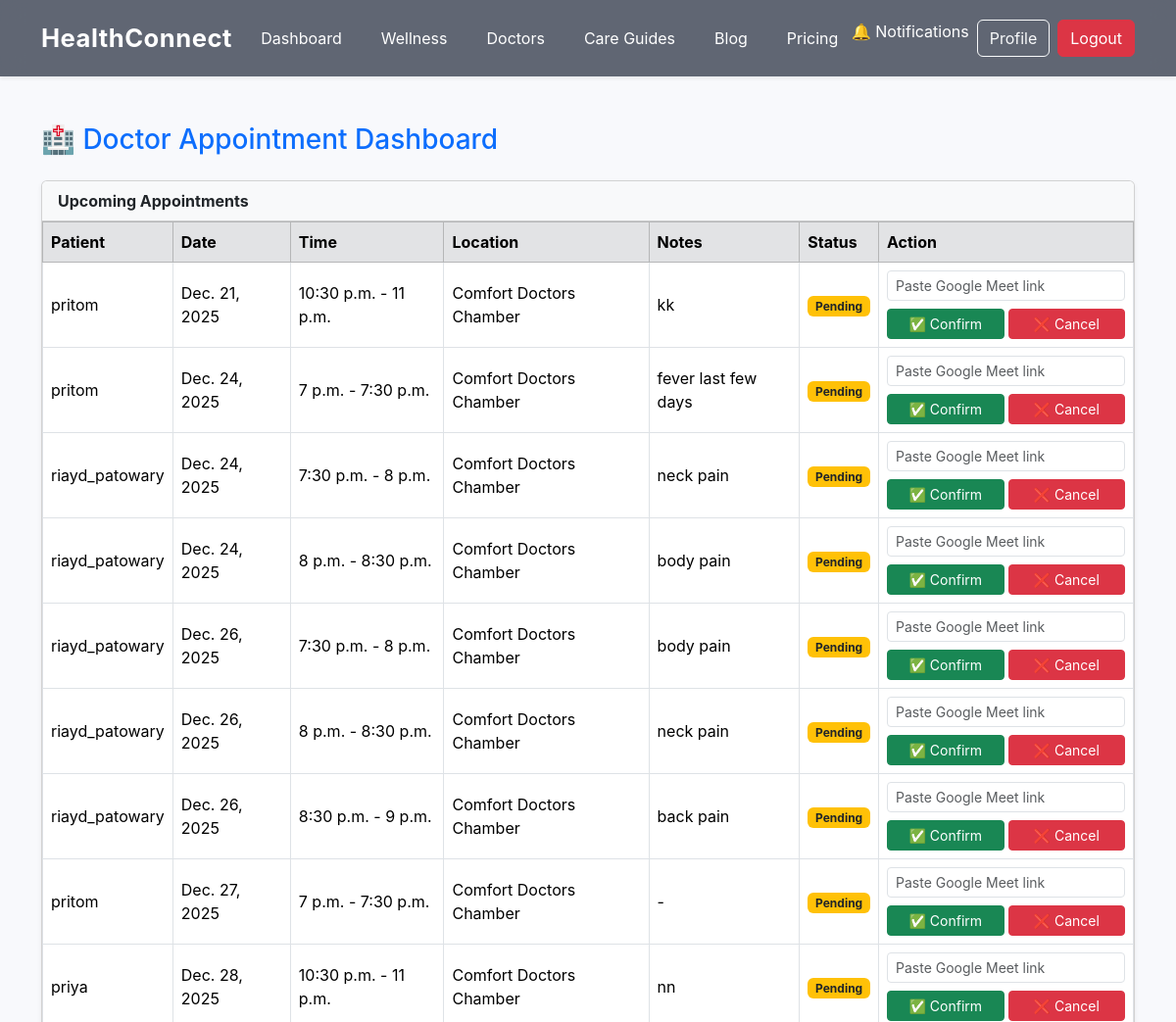
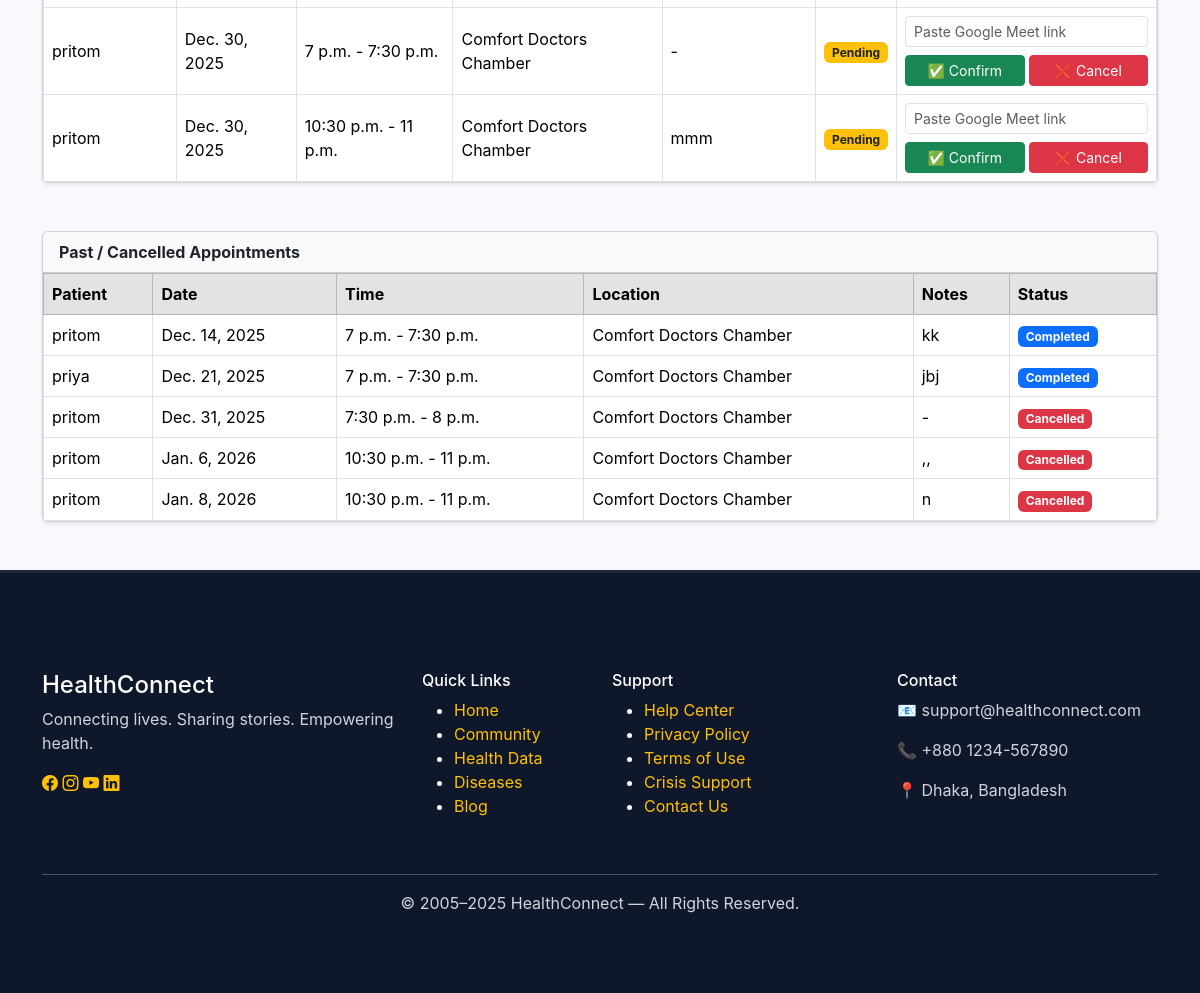
Screenshot of /appointments/doctor/appointments/ (signed in) with the database file from the repository (2 pictures, top to bottom).
### appointments/models.py (models this page shows, shortened)
class Appointment(models.Model):
    patient = models.ForeignKey(CustomUser, on_delete=models.CASCADE, related_name="appointments")
    doctor = models.ForeignKey(CustomUser, on_delete=models.CASCADE, related_name="doctor_appointments")
    location = models.ForeignKey(DoctorLocation, on_delete=models.CASCADE)
    date = models.DateField()
    start_time = models.TimeField()
    end_time = models.TimeField()
    status = models.CharField(max_length=20, choices=APPOINTMENT_STATUS, default="pending")
    notes = models.TextField(blank=True, null=True)
    meeting_link = models.URLField(blank=True, null=True)
    created_at = models.DateTimeField(default=timezone.now)
    class Meta:
        unique_together = ("doctor", "location", "date", "start_time")

class DoctorLocation(models.Model):
    APPOINTMENT_TYPE = (
        ("offline", "Offline"),
        ("online", "Online"),
        ("both", "Online & Offline"),
    )
    doctor = models.ForeignKey(
        settings.AUTH_USER_MODEL,
        on_delete=models.CASCADE,
        related_name="doctor_locations"
    )
    name = models.CharField(max_length=150)
    address = models.TextField()
    days = models.CharField(max_length=100, help_text="Sun,Tue,Thu")
    start_time = models.TimeField()
    end_time = models.TimeField()
    appointment_type = models.CharField(max_length=20, choices=APPOINTMENT_TYPE)

### accounts/models.py (models this page shows, shortened)
class CustomUser(AbstractUser):
    role = models.CharField(
        max_length=20,
        choices=ROLE_CHOICES,
        default="patient"
    )
    doctor_license = models.CharField(
        max_length=50,
        blank=True,
        null=True
    )
    specialization = models.ManyToManyField(
        "Specialization",
        blank=True,
        help_text="Only for doctors"
    )
    hospital_name = models.CharField(
        max_length=150,
        blank=True,
        null=True
    )
    profile_pic = models.ImageField(
        upload_to="profiles/",
        blank=True,
        null=True
    )
    token_id = models.CharField(
        max_length=12,   # Adjust for future growth
        unique=True,
        blank=True,
        editable=False
    )

### appointments/views.py (the view, shortened to what this page needs)
# urls.py: path('doctor/appointments/', views.doctor_my_appointment, name='doctor_my_appointment'),
@login_required
def doctor_my_appointment(request):
    if request.user.role != "doctor":
        return redirect('home')
    appointments = request.user.doctor_appointments.order_by('date', 'start_time')
    upcoming = appointments.filter(status__in=['pending', 'confirmed'])
    past = appointments.filter(status__in=['completed', 'cancelled'])
    return render(request, 'appointments/doctor_appointments.html', {
        'upcoming': upcoming,
        'past': past
    })

### blog/context_processors.py (called while the page is built)
def unread_notifications(request):
    if request.user.is_authenticated:
        return {
            "unread_count": request.user.notifications.filter(is_read=False).count()
        }
    return {"unread_count": 0}

### appointments/templates/appointments/doctor_appointments.html (shortened to what this page needs)
{% extends "base.html" %}
{% block content %}
<div class="container py-5">
    <h3 class="mb-4 text-primary">
        🏥 Doctor Appointment Dashboard
    </h3>
    <div class="card shadow-sm mb-5">
        <div class="card-header bg-light fw-bold">
            Upcoming Appointments
        </div>
        <div class="card-body p-0">
            <table class="table table-bordered mb-0 align-middle">
                <thead class="table-secondary">
                    <tr>
                        <th>Patient</th>
                        <th>Date</th>
                        <th>Time</th>
                        <th>Location</th>
                        <th>Notes</th>
                        <th>Status</th>
                        <th width="260">Action</th>
                    </tr>
                </thead>
                <tbody>
                {% for appt in upcoming %}
                    <tr>
                        <td>{{ appt.patient.username }}</td>
                        <td>{{ appt.date }}</td>
                        <td>{{ appt.start_time }} - {{ appt.end_time }}</td>
                        <td>{{ appt.location.name }}</td>
                        <td>{{ appt.notes|default:"-" }}</td>
                        <td>
                            {% if appt.status == "pending" %}
                                <span class="badge bg-warning text-dark">Pending</span>
                            {% elif appt.status == "confirmed" %}
                                <span class="badge bg-success">Confirmed</span>
                            {% endif %}
                        </td>
                        <td>
                            {% if appt.status == "pending" %}
                            <form method="post">
                                <input type="url"
                                       name="meeting_link"
                                       class="form-control form-control-sm mb-2"
                                       placeholder="Paste Google Meet link"
                                       required>
                                <div class="d-flex gap-1">
                                    <button type="submit"
                                            name="action"
                                            value="confirm"
                                            class="btn btn-success btn-sm w-100">
                                        ✅ Confirm
                                    </button>
                                    <button type="submit"
                                            name="action"
                                            value="cancel"
                                            class="btn btn-danger btn-sm w-100">
                                        ❌ Cancel
                                    </button>
                                </div>
                            </form>
                            {% else %}
                                -
                            {% endif %}
                        </td>
                    </tr>
                {% empty %}
                    <tr>
                        <td colspan="7" class="text-center py-4">
                            No upcoming appointments.
                        </td>
                    </tr>
                {% endfor %}
                </tbody>
            </table>
        </div>
    </div>
    <div class="card shadow-sm">
        <div class="card-header bg-light fw-bold">
            Past / Cancelled Appointments
        </div>
        <div class="card-body p-0">
            <table class="table table-bordered mb-0 align-middle">
                <thead class="table-secondary">
                    <tr>
                        <th>Patient</th>
                        <th>Date</th>
                        <th>Time</th>
                        <th>Location</th>
                        <th>Notes</th>
                        <th>Status</th>
                    </tr>
                </thead>
                <tbody>
                {% for appt in past %}
                    <tr>
                        <td>{{ appt.patient.username }}</td>
                        <td>{{ appt.date }}</td>
                        <td>{{ appt.start_time }} - {{ appt.end_time }}</td>
                        <td>{{ appt.location.name }}</td>
                        <td>{{ appt.notes|default:"-" }}</td>
                        <td>
                            {% if appt.status == "completed" %}
                                <span class="badge bg-primary">Completed</span>
                            {% elif appt.status == "cancelled" %}
                                <span class="badge bg-danger">Cancelled</span>
                            {% endif %}
                        </td>
                    </tr>
                {% empty %}
                    <tr>
                        <td colspan="6" class="text-center py-4">
                            No past appointments.
                        </td>
                    </tr>
                {% endfor %}
                </tbody>
            </table>
        </div>
    </div>
</div>
{% endblock %}

### static/css/style.css (style rules this page uses)
body { font-family: 'Inter', sans-serif; background: #f8f9fc; margin: 0; padding: 0; }
* { transition: 0.3s ease; }

### rows the page displays
Appointment: patient.username "pritom", date "Dec. 21, 2025", start_time "10:30 p.m.", end_time "11 p.m.", location.name "Comfort Doctors Chamber", notes "kk", status "Pending"
Appointment: patient.username "pritom", date "Dec. 24, 2025", start_time "7 p.m.", end_time "7:30 p.m.", location.name "Comfort Doctors Chamber", notes "fever last few days", status "Pending"
Appointment: patient.username "riayd_patowary", date "Dec. 24, 2025", start_time "7:30 p.m.", end_time "8 p.m.", location.name "Comfort Doctors Chamber", notes "neck pain", status "Pending"
Appointment: patient.username "riayd_patowary", date "Dec. 24, 2025", start_time "8 p.m.", end_time "8:30 p.m.", location.name "Comfort Doctors Chamber", notes "body pain", status "Pending"
Appointment: patient.username "riayd_patowary", date "Dec. 26, 2025", start_time "7:30 p.m.", end_time "8 p.m.", location.name "Comfort Doctors Chamber", notes "body pain", status "Pending"
Appointment: patient.username "riayd_patowary", date "Dec. 26, 2025", start_time "8 p.m.", end_time "8:30 p.m.", location.name "Comfort Doctors Chamber", notes "neck pain", status "Pending"
Appointment: patient.username "riayd_patowary", date "Dec. 26, 2025", start_time "8:30 p.m.", end_time "9 p.m.", location.name "Comfort Doctors Chamber", notes "back pain", status "Pending"
Appointment: patient.username "pritom", date "Dec. 27, 2025", start_time "7 p.m.", end_time "7:30 p.m.", location.name "Comfort Doctors Chamber", notes "-", status "Pending"
Appointment: patient.username "priya", date "Dec. 28, 2025", start_time "10:30 p.m.", end_time "11 p.m.", location.name "Comfort Doctors Chamber", notes "nn", status "Pending"
Appointment: patient.username "pritom", date "Dec. 30, 2025", start_time "7 p.m.", end_time "7:30 p.m.", location.name "Comfort Doctors Chamber", notes "-", status "Pending"
Appointment: patient.username "pritom", date "Dec. 30, 2025", start_time "10:30 p.m.", end_time "11 p.m.", location.name "Comfort Doctors Chamber", notes "mmm", status "Pending"
Appointment: patient.username "pritom", date "Dec. 14, 2025", start_time "7 p.m.", end_time "7:30 p.m.", location.name "Comfort Doctors Chamber", notes "kk", status "Completed"
Appointment: patient.username "priya", date "Dec. 21, 2025", start_time "7 p.m.", end_time "7:30 p.m.", location.name "Comfort Doctors Chamber", notes "jbj", status "Completed"
Appointment: patient.username "pritom", date "Dec. 31, 2025", start_time "7:30 p.m.", end_time "8 p.m.", location.name "Comfort Doctors Chamber", notes "-", status "Cancelled"
Appointment: patient.username "pritom", date "Jan. 6, 2026", start_time "10:30 p.m.", end_time "11 p.m.", location.name "Comfort Doctors Chamber", notes ",,", status "Cancelled"
Appointment: patient.username "pritom", date "Jan. 8, 2026", start_time "10:30 p.m.", end_time "11 p.m.", location.name "Comfort Doctors Chamber", notes "n", status "Cancelled"
